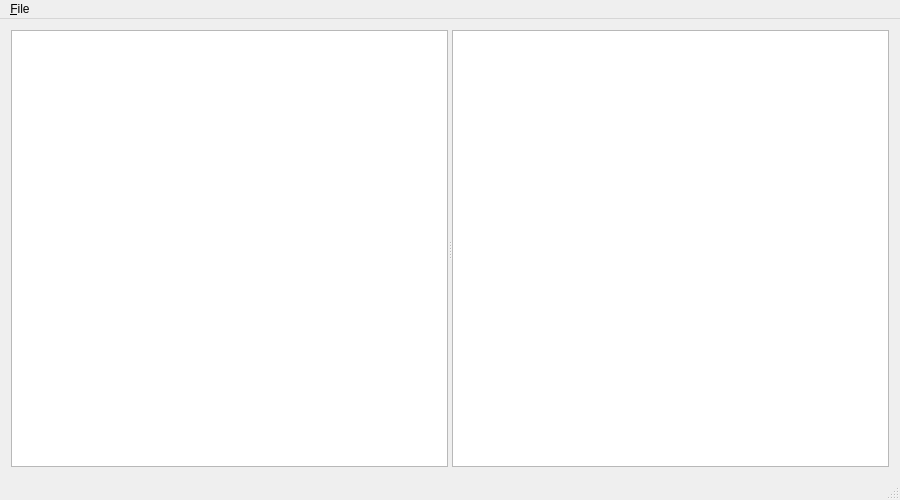
<?xml version="1.0" encoding="UTF-8"?>
<ui version="4.0">
 <class>MainWindow</class>
 <widget class="QMainWindow" name="MainWindow">
  <property name="geometry">
   <rect>
    <x>0</x>
    <y>0</y>
    <width>900</width>
    <height>500</height>
   </rect>
  </property>
  <property name="baseSize">
   <size>
    <width>800</width>
    <height>600</height>
   </size>
  </property>
  <property name="windowTitle">
   <string>QtHivex</string>
  </property>
  <widget class="QWidget" name="centralWidget">
   <property name="baseSize">
    <size>
     <width>100</width>
     <height>100</height>
    </size>
   </property>
   <layout class="QGridLayout" name="gridLayout">
    <item row="0" column="0">
     <widget class="QSplitter" name="splitter">
      <property name="orientation">
       <enum>Qt::Horizontal</enum>
      </property>
      <widget class="QTreeView" name="nodeView">
       <property name="baseSize">
        <size>
         <width>300</width>
         <height>600</height>
        </size>
       </property>
       <property name="headerHidden">
        <bool>true</bool>
       </property>
      </widget>
      <widget class="QListView" name="valueView"/>
     </widget>
    </item>
   </layout>
  </widget>
  <widget class="QMenuBar" name="menuBar">
   <property name="geometry">
    <rect>
     <x>0</x>
     <y>0</y>
     <width>900</width>
     <height>22</height>
    </rect>
   </property>
   <widget class="QMenu" name="menuFile">
    <property name="title">
     <string>&amp;File</string>
    </property>
    <addaction name="actionOpen_Hive"/>
   </widget>
   <addaction name="menuFile"/>
  </widget>
  <widget class="QStatusBar" name="statusBar"/>
  <action name="actionOpen_Hive">
   <property name="text">
    <string>&amp;Open Hive</string>
   </property>
  </action>
 </widget>
 <layoutdefault spacing="6" margin="11"/>
 <resources/>
 <connections/>
</ui>
